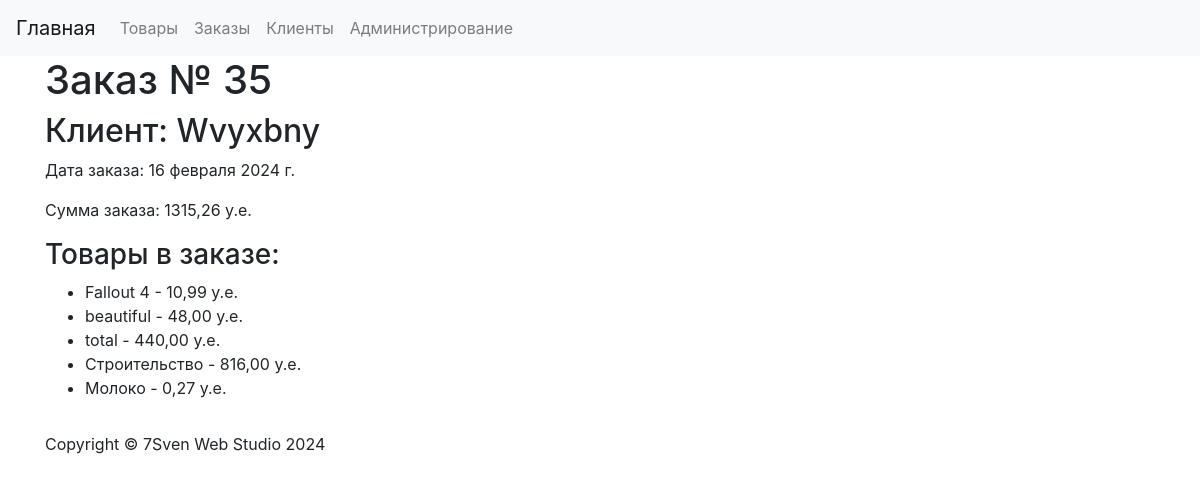
/orders/35/, run on an earlier commit of the app's database.
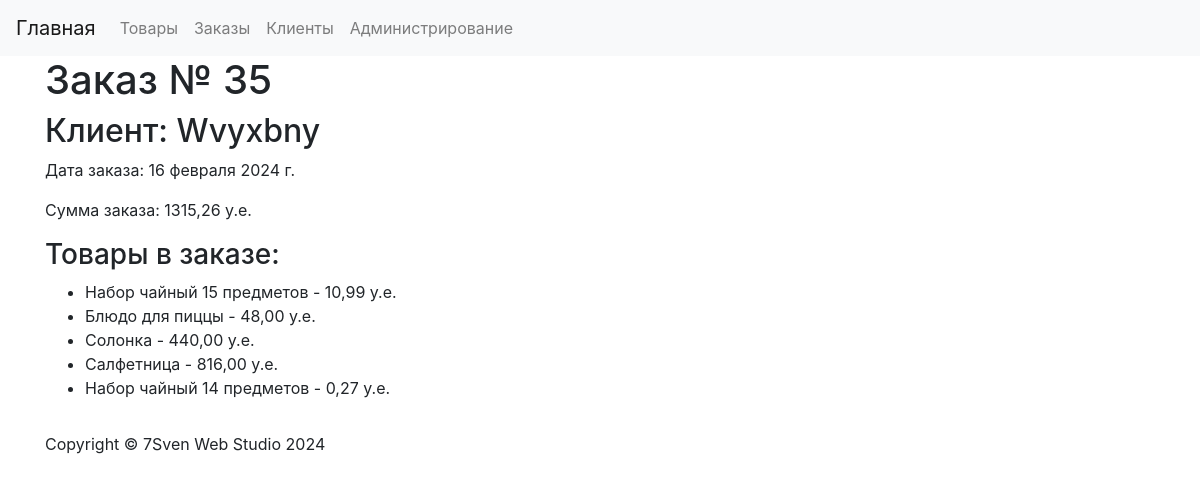
And on a later commit of the database.
### products/models.py (models this page shows, shortened)
class Product(models.Model):
    name = models.CharField(max_length=255, verbose_name='Название')
    description = models.TextField(verbose_name='Описание')
    price = models.DecimalField(max_digits=10, decimal_places=2, verbose_name='Цена')
    quantity = models.IntegerField(verbose_name='Количество')
    added_date = models.DateField(auto_now_add=True, verbose_name='Дата добавления')
    image = models.ImageField(upload_to='images/', default='default_image.png', blank=True, verbose_name='Изображение')
    class Meta:
        verbose_name = 'Товар'
        verbose_name_plural = 'Товары'

### orders/views.py (the view)
# urls.py: path('<int:order_id>/', fetch_order, name='order_view'),
def fetch_order(request, order_id):
    order = get_object_or_404(Order, pk=order_id)
    return render(request, 'orders/order_detail.html', {'order': order})

### customers/models.py (called while the page is built)
    def __str__(self):
        return self.name

### orders/templates/orders/order_detail.html (shortened to what this page needs)
{% extends 'base.html' %}
{% block content %}
    <h1>Заказ № {{ order.id }}</h1>
    <h2>Клиент: {{ order.customer }}</h2>
      <p>Дата заказа: {{ order.order_date }}</p>
      <p>Сумма заказа: {{ order.total_amount }} у.е.</p>
    <h3>Товары в заказе:</h3>
    <ul>
      {% for product in order.products.all %}
        <li>{{ product.name }} - {{ product.price }} у.е.</li>
      {% endfor %}
    </ul>
{% endblock %}

What changed in the data, as far as the page shows it:
changed Product: name "Fallout 4" → "Набор чайный 15 предметов"
changed Product: name "beautiful" → "Блюдо для пиццы"
changed Product: name "total" → "Солонка"
changed Product: name "Строительство" → "Салфетница"
changed Product: name "Молоко" → "Набор чайный 14 предметов"
